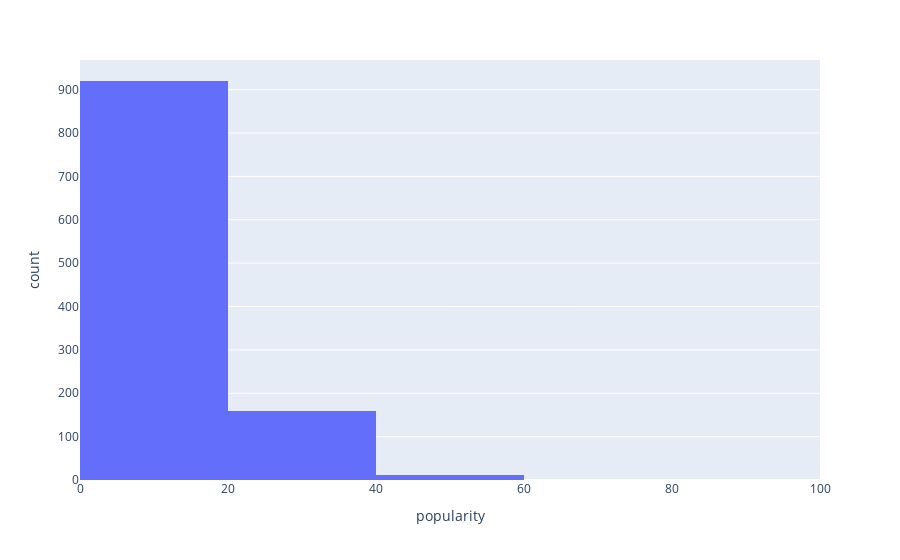

Notebook cell for this chart:
### Code cell
fig = px.histogram(df_movies, x="popularity", nbins=7)
fig.show()

### Figure 1 — Plotly figure (JSON) as saved in the notebook; plotly's stock layout.template omitted (floating-point values rounded to 4 significant figures; data arrays with more than 128 entries replaced by an {"elided": "..."} marker saying what was removed)
{"data": [{"alignmentgroup": "True", "bingroup": "x", "hovertemplate": "popularity=%{x}<br>count=%{y}<extra></extra>", "legendgroup": "", "marker": {"color": "#636efa"}, "name": "", "nbinsx": 7, "offsetgroup": "", "orientation": "v", "showlegend": false, "type": "histogram", "x": {"elided": "1094 float values"}, "xaxis": "x", "yaxis": "y"}], "layout": {"barmode": "relative", "legend": {"tracegroupgap": 0}, "margin": {"t": 60}, "xaxis": {"anchor": "y", "domain": [0, 1], "title": {"text": "popularity"}}, "yaxis": {"anchor": "x", "domain": [0, 1], "title": {"text": "count"}}}}
